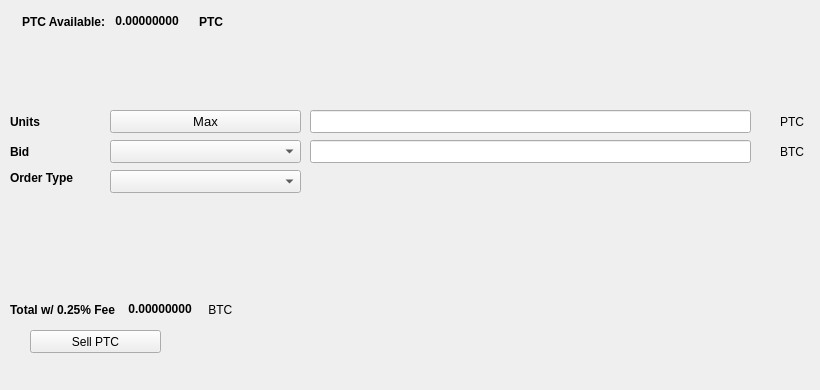
   <widget class="QWidget" name="SellTab">
    <attribute name="title">
     <string>Sell</string>
    </attribute>
    <widget class="QLabel" name="label_16">
     <property name="geometry">
      <rect>
       <x>780</x>
       <y>140</y>
       <width>31</width>
       <height>23</height>
      </rect>
     </property>
     <property name="text">
      <string>BTC</string>
     </property>
    </widget>
    <widget class="QComboBox" name="SellBidcomboBox">
     <property name="geometry">
      <rect>
       <x>110</x>
       <y>140</y>
       <width>191</width>
       <height>23</height>
      </rect>
     </property>
     <property name="font">
      <font>
       <pointsize>10</pointsize>
      </font>
     </property>
    </widget>
    <widget class="QLabel" name="label_18">
     <property name="geometry">
      <rect>
       <x>10</x>
       <y>110</y>
       <width>46</width>
       <height>23</height>
      </rect>
     </property>
     <property name="font">
      <font>
       <weight>75</weight>
       <bold>true</bold>
      </font>
     </property>
     <property name="text">
      <string>Units</string>
     </property>
    </widget>
    <widget class="QPushButton" name="Sell_Max_Amount">
     <property name="geometry">
      <rect>
       <x>110</x>
       <y>110</y>
       <width>191</width>
       <height>23</height>
      </rect>
     </property>
     <property name="font">
      <font>
       <pointsize>10</pointsize>
      </font>
     </property>
     <property name="text">
      <string>Max</string>
     </property>
    </widget>
    <widget class="QLabel" name="label_20">
     <property name="geometry">
      <rect>
       <x>10</x>
       <y>170</y>
       <width>91</width>
       <height>16</height>
      </rect>
     </property>
     <property name="font">
      <font>
       <weight>75</weight>
       <bold>true</bold>
      </font>
     </property>
     <property name="text">
      <string>Order Type</string>
     </property>
    </widget>
    <widget class="QComboBox" name="SellOrdertypeCombo">
     <property name="geometry">
      <rect>
       <x>110</x>
       <y>170</y>
       <width>191</width>
       <height>23</height>
      </rect>
     </property>
     <property name="font">
      <font>
       <pointsize>10</pointsize>
      </font>
     </property>
    </widget>
    <widget class="QLabel" name="label_21">
     <property name="geometry">
      <rect>
       <x>10</x>
       <y>140</y>
       <width>46</width>
       <height>23</height>
      </rect>
     </property>
     <property name="font">
      <font>
       <weight>75</weight>
       <bold>true</bold>
      </font>
     </property>
     <property name="text">
      <string>Bid</string>
     </property>
    </widget>
    <widget class="QLabel" name="label_22">
     <property name="geometry">
      <rect>
       <x>780</x>
       <y>110</y>
       <width>31</width>
       <height>23</height>
      </rect>
     </property>
     <property name="text">
      <string>PTC</string>
     </property>
    </widget>
    <widget class="QLineEdit" name="UnitsInputPTC">
     <property name="geometry">
      <rect>
       <x>310</x>
       <y>110</y>
       <width>441</width>
       <height>23</height>
      </rect>
     </property>
     <property name="font">
      <font>
       <pointsize>9</pointsize>
       <weight>75</weight>
       <bold>true</bold>
      </font>
     </property>
    </widget>
    <widget class="QLineEdit" name="SellBidPriceEdit">
     <property name="geometry">
      <rect>
       <x>310</x>
       <y>140</y>
       <width>441</width>
       <height>23</height>
      </rect>
     </property>
     <property name="font">
      <font>
       <pointsize>9</pointsize>
       <weight>75</weight>
       <bold>true</bold>
      </font>
     </property>
    </widget>
    <widget class="QPushButton" name="SellPTCBTN">
     <property name="geometry">
      <rect>
       <x>30</x>
       <y>330</y>
       <width>131</width>
       <height>23</height>
      </rect>
     </property>
     <property name="text">
      <string>Sell PTC</string>
     </property>
     <property name="icon">
      <iconset resource="../purpleturtle">
       <normaloff>:/icons/bitcoin</normaloff>:/icons/bitcoin</iconset>
     </property>
    </widget>
    <widget class="QWidget" name="layoutWidget3">
     <property name="geometry">
      <rect>
       <x>22</x>
       <y>12</y>
       <width>258</width>
       <height>19</height>
      </rect>
     </property>
     <layout class="QHBoxLayout" name="horizontalLayout">
      <item>
       <widget class="QLabel" name="label232_2">
        <property name="font">
         <font>
          <weight>75</weight>
          <bold>true</bold>
         </font>
        </property>
        <property name="text">
         <string>PTC Available:</string>
        </property>
       </widget>
      </item>
      <item>
       <widget class="QLabel" name="PTCAvailableLabel">
        <property name="palette">
         <palette>
          <active>
           <colorrole role="WindowText">
            <brush brushstyle="SolidPattern">
             <color alpha="255">
              <red>0</red>
              <green>0</green>
              <blue>0</blue>
             </color>
            </brush>
           </colorrole>
           <colorrole role="Button">
            <brush brushstyle="SolidPattern">
             <color alpha="255">
              <red>0</red>
              <green>170</green>
              <blue>0</blue>
             </color>
            </brush>
           </colorrole>
           <colorrole role="Light">
            <brush brushstyle="SolidPattern">
             <color alpha="255">
              <red>0</red>
              <green>255</green>
              <blue>0</blue>
             </color>
            </brush>
           </colorrole>
           <colorrole role="Midlight">
            <brush brushstyle="SolidPattern">
             <color alpha="255">
              <red>0</red>
              <green>212</green>
              <blue>0</blue>
             </color>
            </brush>
           </colorrole>
           <colorrole role="Dark">
            <brush brushstyle="SolidPattern">
             <color alpha="255">
              <red>0</red>
              <green>85</green>
              <blue>0</blue>
             </color>
            </brush>
           </colorrole>
           <colorrole role="Mid">
            <brush brushstyle="SolidPattern">
             <color alpha="255">
              <red>0</red>
              <green>113</green>
              <blue>0</blue>
             </color>
            </brush>
           </colorrole>
           <colorrole role="Text">
            <brush brushstyle="SolidPattern">
             <color alpha="255">
              <red>0</red>
              <green>170</green>
              <blue>0</blue>
             </color>
            </brush>
           </colorrole>
           <colorrole role="BrightText">
            <brush brushstyle="SolidPattern">
             <color alpha="255">
              <red>255</red>
              <green>255</green>
              <blue>255</blue>
             </color>
            </brush>
           </colorrole>
           <colorrole role="ButtonText">
            <brush brushstyle="SolidPattern">
             <color alpha="255">
              <red>0</red>
              <green>0</green>
              <blue>0</blue>
             </color>
            </brush>
           </colorrole>
           <colorrole role="Base">
            <brush brushstyle="SolidPattern">
             <color alpha="255">
              <red>255</red>
              <green>255</green>
              <blue>255</blue>
             </color>
            </brush>
           </colorrole>
           <colorrole role="Window">
            <brush brushstyle="SolidPattern">
             <color alpha="255">
              <red>0</red>
              <green>170</green>
              <blue>0</blue>
             </color>
            </brush>
           </colorrole>
           <colorrole role="Shadow">
            <brush brushstyle="SolidPattern">
             <color alpha="255">
              <red>0</red>
              <green>0</green>
              <blue>0</blue>
             </color>
            </brush>
           </colorrole>
           <colorrole role="AlternateBase">
            <brush brushstyle="SolidPattern">
             <color alpha="255">
              <red>127</red>
              <green>212</green>
              <blue>127</blue>
             </color>
            </brush>
           </colorrole>
           <colorrole role="ToolTipBase">
            <brush brushstyle="SolidPattern">
             <color alpha="255">
              <red>255</red>
              <green>255</green>
              <blue>220</blue>
             </color>
            </brush>
           </colorrole>
           <colorrole role="ToolTipText">
            <brush brushstyle="SolidPattern">
             <color alpha="255">
              <red>0</red>
              <green>0</green>
              <blue>0</blue>
             </color>
            </brush>
           </colorrole>
          </active>
          <inactive>
           <colorrole role="WindowText">
            <brush brushstyle="SolidPattern">
             <color alpha="255">
              <red>0</red>
              <green>0</green>
              <blue>0</blue>
             </color>
            </brush>
           </colorrole>
           <colorrole role="Button">
            <brush brushstyle="SolidPattern">
             <color alpha="255">
              <red>0</red>
              <green>170</green>
              <blue>0</blue>
             </color>
            </brush>
           </colorrole>
           <colorrole role="Light">
            <brush brushstyle="SolidPattern">
             <color alpha="255">
              <red>0</red>
              <green>255</green>
              <blue>0</blue>
             </color>
            </brush>
           </colorrole>
           <colorrole role="Midlight">
            <brush brushstyle="SolidPattern">
             <color alpha="255">
              <red>0</red>
              <green>212</green>
              <blue>0</blue>
             </color>
            </brush>
           </colorrole>
           <colorrole role="Dark">
            <brush brushstyle="SolidPattern">
             <color alpha="255">
              <red>0</red>
              <green>85</green>
              <blue>0</blue>
             </color>
            </brush>
           </colorrole>
           <colorrole role="Mid">
            <brush brushstyle="SolidPattern">
             <color alpha="255">
              <red>0</red>
              <green>113</green>
              <blue>0</blue>
             </color>
            </brush>
           </colorrole>
           <colorrole role="Text">
            <brush brushstyle="SolidPattern">
             <color alpha="255">
              <red>0</red>
              <green>170</green>
              <blue>0</blue>
             </color>
            </brush>
           </colorrole>
           <colorrole role="BrightText">
            <brush brushstyle="SolidPattern">
             <color alpha="255">
              <red>255</red>
              <green>255</green>
              <blue>255</blue>
             </color>
            </brush>
           </colorrole>
           <colorrole role="ButtonText">
            <brush brushstyle="SolidPattern">
             <color alpha="255">
              <red>0</red>
              <green>0</green>
              <blue>0</blue>
             </color>
            </brush>
           </colorrole>
           <colorrole role="Base">
            <brush brushstyle="SolidPattern">
             <color alpha="255">
              <red>255</red>
              <green>255</green>
              <blue>255</blue>
             </color>
            </brush>
           </colorrole>
           <colorrole role="Window">
            <brush brushstyle="SolidPattern">
             <color alpha="255">
              <red>0</red>
              <green>170</green>
              <blue>0</blue>
             </color>
            </brush>
           </colorrole>
           <colorrole role="Shadow">
            <brush brushstyle="SolidPattern">
             <color alpha="255">
              <red>0</red>
              <green>0</green>
              <blue>0</blue>
             </color>
            </brush>
           </colorrole>
           <colorrole role="AlternateBase">
            <brush brushstyle="SolidPattern">
             <color alpha="255">
              <red>127</red>
              <green>212</green>
              <blue>127</blue>
             </color>
            </brush>
           </colorrole>
           <colorrole role="ToolTipBase">
            <brush brushstyle="SolidPattern">
             <color alpha="255">
              <red>255</red>
              <green>255</green>
              <blue>220</blue>
             </color>
            </brush>
           </colorrole>
           <colorrole role="ToolTipText">
            <brush brushstyle="SolidPattern">
             <color alpha="255">
              <red>0</red>
              <green>0</green>
              <blue>0</blue>
             </color>
            </brush>
           </colorrole>
          </inactive>
          <disabled>
           <colorrole role="WindowText">
            <brush brushstyle="SolidPattern">
             <color alpha="255">
              <red>0</red>
              <green>85</green>
              <blue>0</blue>
             </color>
            </brush>
           </colorrole>
           <colorrole role="Button">
            <brush brushstyle="SolidPattern">
             <color alpha="255">
              <red>0</red>
              <green>170</green>
              <blue>0</blue>
             </color>
            </brush>
           </colorrole>
           <colorrole role="Light">
            <brush brushstyle="SolidPattern">
             <color alpha="255">
              <red>0</red>
              <green>255</green>
              <blue>0</blue>
             </color>
            </brush>
           </colorrole>
           <colorrole role="Midlight">
            <brush brushstyle="SolidPattern">
             <color alpha="255">
              <red>0</red>
              <green>212</green>
              <blue>0</blue>
             </color>
            </brush>
           </colorrole>
           <colorrole role="Dark">
            <brush brushstyle="SolidPattern">
             <color alpha="255">
              <red>0</red>
              <green>85</green>
              <blue>0</blue>
             </color>
            </brush>
           </colorrole>
           <colorrole role="Mid">
            <brush brushstyle="SolidPattern">
             <color alpha="255">
              <red>0</red>
              <green>113</green>
              <blue>0</blue>
             </color>
            </brush>
           </colorrole>
           <colorrole role="Text">
            <brush brushstyle="SolidPattern">
             <color alpha="255">
              <red>0</red>
              <green>85</green>
              <blue>0</blue>
             </color>
            </brush>
           </colorrole>
           <colorrole role="BrightText">
            <brush brushstyle="SolidPattern">
             <color alpha="255">
              <red>255</red>
              <green>255</green>
              <blue>255</blue>
             </color>
            </brush>
           </colorrole>
           <colorrole role="ButtonText">
            <brush brushstyle="SolidPattern">
             <color alpha="255">
              <red>0</red>
              <green>85</green>
              <blue>0</blue>
             </color>
            </brush>
           </colorrole>
           <colorrole role="Base">
            <brush brushstyle="SolidPattern">
             <color alpha="255">
              <red>0</red>
              <green>170</green>
              <blue>0</blue>
             </color>
            </brush>
           </colorrole>
           <colorrole role="Window">
            <brush brushstyle="SolidPattern">
             <color alpha="255">
              <red>0</red>
              <green>170</green>
              <blue>0</blue>
             </color>
            </brush>
           </colorrole>
           <colorrole role="Shadow">
            <brush brushstyle="SolidPattern">
             <color alpha="255">
              <red>0</red>
              <green>0</green>
              <blue>0</blue>
             </color>
            </brush>
           </colorrole>
           <colorrole role="AlternateBase">
            <brush brushstyle="SolidPattern">
             <color alpha="255">
              <red>0</red>
              <green>170</green>
              <blue>0</blue>
             </color>
            </brush>
           </colorrole>
           <colorrole role="ToolTipBase">
            <brush brushstyle="SolidPattern">
             <color alpha="255">
              <red>255</red>
              <green>255</green>
              <blue>220</blue>
             </color>
            </brush>
           </colorrole>
           <colorrole role="ToolTipText">
            <brush brushstyle="SolidPattern">
             <color alpha="255">
              <red>0</red>
              <green>0</green>
              <blue>0</blue>
             </color>
            </brush>
           </colorrole>
          </disabled>
         </palette>
        </property>
        <property name="font">
         <font>
          <weight>75</weight>
          <bold>true</bold>
         </font>
        </property>
        <property name="text">
         <string> 0.00000000 </string>
        </property>
        <property name="textInteractionFlags">
         <set>Qt::LinksAccessibleByMouse|Qt::TextSelectableByKeyboard|Qt::TextSelectableByMouse</set>
        </property>
       </widget>
      </item>
      <item>
       <widget class="QLabel" name="labelPTC">
        <property name="font">
         <font>
          <weight>75</weight>
          <bold>true</bold>
         </font>
        </property>
        <property name="text">
         <string>PTC</string>
        </property>
       </widget>
      </item>
     </layout>
    </widget>
    <widget class="QWidget" name="layoutWidget">
     <property name="geometry">
      <rect>
       <x>10</x>
       <y>300</y>
       <width>268</width>
       <height>19</height>
      </rect>
     </property>
     <layout class="QHBoxLayout" name="horizontalLayout_2">
      <item>
       <widget class="QLabel" name="label_19">
        <property name="font">
         <font>
          <weight>75</weight>
          <bold>true</bold>
         </font>
        </property>
        <property name="text">
         <string>Total w/ 0.25% Fee </string>
        </property>
       </widget>
      </item>
      <item>
       <widget class="QLabel" name="SellCostLabel">
        <property name="palette">
         <palette>
          <active>
           <colorrole role="WindowText">
            <brush brushstyle="SolidPattern">
             <color alpha="255">
              <red>0</red>
              <green>0</green>
              <blue>0</blue>
             </color>
            </brush>
           </colorrole>
           <colorrole role="Button">
            <brush brushstyle="SolidPattern">
             <color alpha="255">
              <red>0</red>
              <green>170</green>
              <blue>0</blue>
             </color>
            </brush>
           </colorrole>
           <colorrole role="Light">
            <brush brushstyle="SolidPattern">
             <color alpha="255">
              <red>0</red>
              <green>255</green>
              <blue>0</blue>
             </color>
            </brush>
           </colorrole>
           <colorrole role="Midlight">
            <brush brushstyle="SolidPattern">
             <color alpha="255">
              <red>0</red>
              <green>212</green>
              <blue>0</blue>
             </color>
            </brush>
           </colorrole>
           <colorrole role="Dark">
            <brush brushstyle="SolidPattern">
             <color alpha="255">
              <red>0</red>
              <green>85</green>
              <blue>0</blue>
             </color>
            </brush>
           </colorrole>
           <colorrole role="Mid">
            <brush brushstyle="SolidPattern">
             <color alpha="255">
              <red>0</red>
              <green>113</green>
              <blue>0</blue>
             </color>
            </brush>
           </colorrole>
           <colorrole role="Text">
            <brush brushstyle="SolidPattern">
             <color alpha="255">
              <red>0</red>
              <green>170</green>
              <blue>0</blue>
             </color>
            </brush>
           </colorrole>
           <colorrole role="BrightText">
            <brush brushstyle="SolidPattern">
             <color alpha="255">
              <red>255</red>
              <green>255</green>
              <blue>255</blue>
             </color>
            </brush>
           </colorrole>
           <colorrole role="ButtonText">
            <brush brushstyle="SolidPattern">
             <color alpha="255">
              <red>0</red>
              <green>0</green>
              <blue>0</blue>
             </color>
            </brush>
           </colorrole>
           <colorrole role="Base">
            <brush brushstyle="SolidPattern">
             <color alpha="255">
              <red>255</red>
              <green>255</green>
              <blue>255</blue>
             </color>
            </brush>
           </colorrole>
           <colorrole role="Window">
            <brush brushstyle="SolidPattern">
             <color alpha="255">
              <red>0</red>
              <green>170</green>
              <blue>0</blue>
             </color>
            </brush>
           </colorrole>
           <colorrole role="Shadow">
            <brush brushstyle="SolidPattern">
             <color alpha="255">
              <red>0</red>
              <green>0</green>
              <blue>0</blue>
             </color>
            </brush>
           </colorrole>
           <colorrole role="AlternateBase">
            <brush brushstyle="SolidPattern">
             <color alpha="255">
              <red>127</red>
              <green>212</green>
              <blue>127</blue>
             </color>
            </brush>
           </colorrole>
           <colorrole role="ToolTipBase">
            <brush brushstyle="SolidPattern">
             <color alpha="255">
              <red>255</red>
              <green>255</green>
              <blue>220</blue>
             </color>
            </brush>
           </colorrole>
           <colorrole role="ToolTipText">
            <brush brushstyle="SolidPattern">
             <color alpha="255">
              <red>0</red>
              <green>0</green>
              <blue>0</blue>
             </color>
            </brush>
           </colorrole>
          </active>
          <inactive>
           <colorrole role="WindowText">
            <brush brushstyle="SolidPattern">
             <color alpha="255">
              <red>0</red>
              <green>0</green>
              <blue>0</blue>
             </color>
            </brush>
           </colorrole>
           <colorrole role="Button">
            <brush brushstyle="SolidPattern">
             <color alpha="255">
              <red>0</red>
              <green>170</green>
              <blue>0</blue>
             </color>
            </brush>
           </colorrole>
           <colorrole role="Light">
            <brush brushstyle="SolidPattern">
             <color alpha="255">
              <red>0</red>
              <green>255</green>
              <blue>0</blue>
             </color>
            </brush>
           </colorrole>
           <colorrole role="Midlight">
            <brush brushstyle="SolidPattern">
             <color alpha="255">
              <red>0</red>
              <green>212</green>
              <blue>0</blue>
             </color>
            </brush>
           </colorrole>
           <colorrole role="Dark">
            <brush brushstyle="SolidPattern">
             <color alpha="255">
              <red>0</red>
              <green>85</green>
              <blue>0</blue>
             </color>
            </brush>
           </colorrole>
           <colorrole role="Mid">
            <brush brushstyle="SolidPattern">
             <color alpha="255">
              <red>0</red>
              <green>113</green>
              <blue>0</blue>
             </color>
            </brush>
           </colorrole>
           <colorrole role="Text">
            <brush brushstyle="SolidPattern">
             <color alpha="255">
              <red>0</red>
              <green>170</green>
              <blue>0</blue>
             </color>
            </brush>
           </colorrole>
           <colorrole role="BrightText">
            <brush brushstyle="SolidPattern">
             <color alpha="255">
              <red>255</red>
              <green>255</green>
              <blue>255</blue>
             </color>
            </brush>
           </colorrole>
           <colorrole role="ButtonText">
            <brush brushstyle="SolidPattern">
             <color alpha="255">
              <red>0</red>
              <green>0</green>
              <blue>0</blue>
             </color>
            </brush>
           </colorrole>
           <colorrole role="Base">
            <brush brushstyle="SolidPattern">
             <color alpha="255">
              <red>255</red>
              <green>255</green>
              <blue>255</blue>
             </color>
            </brush>
           </colorrole>
           <colorrole role="Window">
            <brush brushstyle="SolidPattern">
             <color alpha="255">
              <red>0</red>
              <green>170</green>
              <blue>0</blue>
             </color>
            </brush>
           </colorrole>
           <colorrole role="Shadow">
            <brush brushstyle="SolidPattern">
             <color alpha="255">
              <red>0</red>
              <green>0</green>
              <blue>0</blue>
             </color>
            </brush>
           </colorrole>
           <colorrole role="AlternateBase">
            <brush brushstyle="SolidPattern">
             <color alpha="255">
              <red>127</red>
              <green>212</green>
              <blue>127</blue>
             </color>
            </brush>
           </colorrole>
           <colorrole role="ToolTipBase">
            <brush brushstyle="SolidPattern">
             <color alpha="255">
              <red>255</red>
              <green>255</green>
              <blue>220</blue>
             </color>
            </brush>
           </colorrole>
           <colorrole role="ToolTipText">
            <brush brushstyle="SolidPattern">
             <color alpha="255">
              <red>0</red>
              <green>0</green>
              <blue>0</blue>
             </color>
            </brush>
           </colorrole>
          </inactive>
          <disabled>
           <colorrole role="WindowText">
            <brush brushstyle="SolidPattern">
             <color alpha="255">
              <red>0</red>
              <green>85</green>
              <blue>0</blue>
             </color>
            </brush>
           </colorrole>
           <colorrole role="Button">
            <brush brushstyle="SolidPattern">
             <color alpha="255">
              <red>0</red>
              <green>170</green>
              <blue>0</blue>
             </color>
            </brush>
           </colorrole>
           <colorrole role="Light">
            <brush brushstyle="SolidPattern">
             <color alpha="255">
              <red>0</red>
              <green>255</green>
              <blue>0</blue>
             </color>
            </brush>
           </colorrole>
           <colorrole role="Midlight">
            <brush brushstyle="SolidPattern">
             <color alpha="255">
              <red>0</red>
              <green>212</green>
              <blue>0</blue>
             </color>
            </brush>
           </colorrole>
           <colorrole role="Dark">
            <brush brushstyle="SolidPattern">
             <color alpha="255">
              <red>0</red>
              <green>85</green>
              <blue>0</blue>
             </color>
            </brush>
           </colorrole>
           <colorrole role="Mid">
            <brush brushstyle="SolidPattern">
             <color alpha="255">
              <red>0</red>
              <green>113</green>
              <blue>0</blue>
             </color>
            </brush>
           </colorrole>
           <colorrole role="Text">
            <brush brushstyle="SolidPattern">
             <color alpha="255">
              <red>0</red>
              <green>85</green>
              <blue>0</blue>
             </color>
            </brush>
           </colorrole>
           <colorrole role="BrightText">
            <brush brushstyle="SolidPattern">
             <color alpha="255">
              <red>255</red>
              <green>255</green>
              <blue>255</blue>
             </color>
            </brush>
           </colorrole>
           <colorrole role="ButtonText">
            <brush brushstyle="SolidPattern">
             <color alpha="255">
              <red>0</red>
              <green>85</green>
              <blue>0</blue>
             </color>
            </brush>
           </colorrole>
           <colorrole role="Base">
            <brush brushstyle="SolidPattern">
             <color alpha="255">
              <red>0</red>
              <green>170</green>
              <blue>0</blue>
             </color>
            </brush>
           </colorrole>
           <colorrole role="Window">
            <brush brushstyle="SolidPattern">
             <color alpha="255">
              <red>0</red>
              <green>170</green>
              <blue>0</blue>
             </color>
            </brush>
           </colorrole>
           <colorrole role="Shadow">
            <brush brushstyle="SolidPattern">
             <color alpha="255">
              <red>0</red>
              <green>0</green>
              <blue>0</blue>
             </color>
            </brush>
           </colorrole>
           <colorrole role="AlternateBase">
            <brush brushstyle="SolidPattern">
             <color alpha="255">
              <red>0</red>
              <green>170</green>
              <blue>0</blue>
             </color>
            </brush>
           </colorrole>
           <colorrole role="ToolTipBase">
            <brush brushstyle="SolidPattern">
             <color alpha="255">
              <red>255</red>
              <green>255</green>
              <blue>220</blue>
             </color>
            </brush>
           </colorrole>
           <colorrole role="ToolTipText">
            <brush brushstyle="SolidPattern">
             <color alpha="255">
              <red>0</red>
              <green>0</green>
              <blue>0</blue>
             </color>
            </brush>
           </colorrole>
          </disabled>
         </palette>
        </property>
        <property name="font">
         <font>
          <weight>75</weight>
          <bold>true</bold>
         </font>
        </property>
        <property name="autoFillBackground">
         <bool>false</bool>
        </property>
        <property name="text">
         <string> 0.00000000</string>
        </property>
        <property name="textInteractionFlags">
         <set>Qt::LinksAccessibleByMouse|Qt::TextSelectableByMouse</set>
        </property>
       </widget>
      </item>
      <item>
       <widget class="QLabel" name="label_17">
        <property name="font">
         <font>
          <weight>50</weight>
          <bold>false</bold>
         </font>
        </property>
        <property name="text">
         <string> BTC</string>
        </property>
       </widget>
      </item>
     </layout>
    </widget>
    <widget class="QLabel" name="label_23">
     <property name="geometry">
      <rect>
       <x>460</x>
       <y>300</y>
       <width>281</width>
       <height>81</height>
      </rect>
     </property>
     <property name="text">
      <string/>
     </property>
     <property name="pixmap">
      <pixmap>:/images/bittrex</pixmap>
     </property>
    </widget>
   </widget>
